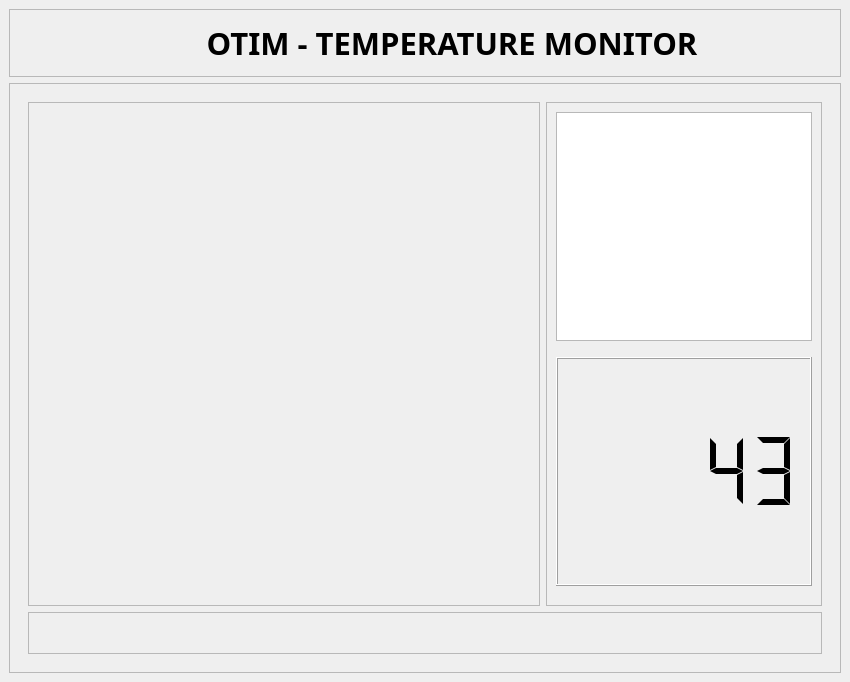
<?xml version="1.0" encoding="UTF-8"?>
<ui version="4.0">
 <class>MainWindow</class>
 <widget class="QMainWindow" name="MainWindow">
  <property name="geometry">
   <rect>
    <x>0</x>
    <y>0</y>
    <width>850</width>
    <height>682</height>
   </rect>
  </property>
  <property name="windowTitle">
   <string>MainWindow</string>
  </property>
  <widget class="QWidget" name="centralwidget">
   <layout class="QVBoxLayout" name="verticalLayout">
    <item>
     <widget class="QFrame" name="frame">
      <property name="frameShape">
       <enum>QFrame::StyledPanel</enum>
      </property>
      <property name="frameShadow">
       <enum>QFrame::Raised</enum>
      </property>
      <layout class="QHBoxLayout" name="horizontalLayout">
       <item>
        <widget class="QLabel" name="label">
         <property name="minimumSize">
          <size>
           <width>48</width>
           <height>48</height>
          </size>
         </property>
         <property name="maximumSize">
          <size>
           <width>48</width>
           <height>48</height>
          </size>
         </property>
         <property name="text">
          <string/>
         </property>
         <property name="pixmap">
          <pixmap resource="pyino_sources.qrc">:/images/temperature.png</pixmap>
         </property>
         <property name="scaledContents">
          <bool>true</bool>
         </property>
         <property name="alignment">
          <set>Qt::AlignLeading|Qt::AlignLeft|Qt::AlignVCenter</set>
         </property>
         <property name="wordWrap">
          <bool>true</bool>
         </property>
         <property name="margin">
          <number>3</number>
         </property>
        </widget>
       </item>
       <item>
        <widget class="QLabel" name="label_2">
         <property name="font">
          <font>
           <family>Ubuntu Condensed</family>
           <pointsize>23</pointsize>
           <weight>75</weight>
           <bold>true</bold>
          </font>
         </property>
         <property name="frameShape">
          <enum>QFrame::NoFrame</enum>
         </property>
         <property name="text">
          <string>OTIM - TEMPERATURE MONITOR</string>
         </property>
         <property name="alignment">
          <set>Qt::AlignCenter</set>
         </property>
        </widget>
       </item>
      </layout>
     </widget>
    </item>
    <item>
     <widget class="QFrame" name="frame_2">
      <property name="frameShape">
       <enum>QFrame::StyledPanel</enum>
      </property>
      <property name="frameShadow">
       <enum>QFrame::Raised</enum>
      </property>
      <layout class="QGridLayout" name="gridLayout_3">
       <item row="0" column="0">
        <widget class="QStackedWidget" name="stackedWidget">
         <property name="currentIndex">
          <number>1</number>
         </property>
         <widget class="QWidget" name="page_2">
          <layout class="QGridLayout" name="gridLayout">
           <item row="1" column="1">
            <widget class="QFrame" name="frame_5">
             <property name="frameShape">
              <enum>QFrame::StyledPanel</enum>
             </property>
             <property name="frameShadow">
              <enum>QFrame::Raised</enum>
             </property>
             <layout class="QHBoxLayout" name="horizontalLayout_3">
              <item>
               <spacer name="horizontalSpacer_4">
                <property name="orientation">
                 <enum>Qt::Horizontal</enum>
                </property>
                <property name="sizeHint" stdset="0">
                 <size>
                  <width>40</width>
                  <height>20</height>
                 </size>
                </property>
               </spacer>
              </item>
              <item>
               <widget class="QPushButton" name="pushButton">
                <property name="text">
                 <string/>
                </property>
                <property name="icon">
                 <iconset resource="pyino_sources.qrc">
                  <normaloff>:/images/thumb-up.png</normaloff>:/images/thumb-up.png</iconset>
                </property>
                <property name="iconSize">
                 <size>
                  <width>72</width>
                  <height>72</height>
                 </size>
                </property>
                <property name="flat">
                 <bool>true</bool>
                </property>
               </widget>
              </item>
              <item>
               <spacer name="horizontalSpacer">
                <property name="orientation">
                 <enum>Qt::Horizontal</enum>
                </property>
                <property name="sizeHint" stdset="0">
                 <size>
                  <width>307</width>
                  <height>20</height>
                 </size>
                </property>
               </spacer>
              </item>
             </layout>
            </widget>
           </item>
           <item row="0" column="0" colspan="2">
            <widget class="QTextBrowser" name="textBrowser"/>
           </item>
          </layout>
         </widget>
         <widget class="QWidget" name="page">
          <layout class="QGridLayout" name="gridLayout_2">
           <item row="0" column="3">
            <widget class="QFrame" name="frame_3">
             <property name="frameShape">
              <enum>QFrame::StyledPanel</enum>
             </property>
             <property name="frameShadow">
              <enum>QFrame::Raised</enum>
             </property>
             <layout class="QVBoxLayout" name="verticalLayout_2">
              <item>
               <widget class="QListWidget" name="listWidget">
                <property name="sizePolicy">
                 <sizepolicy hsizetype="Minimum" vsizetype="Expanding">
                  <horstretch>0</horstretch>
                  <verstretch>0</verstretch>
                 </sizepolicy>
                </property>
                <property name="layoutDirection">
                 <enum>Qt::LeftToRight</enum>
                </property>
               </widget>
              </item>
              <item>
               <spacer name="verticalSpacer_2">
                <property name="orientation">
                 <enum>Qt::Vertical</enum>
                </property>
                <property name="sizeType">
                 <enum>QSizePolicy::Preferred</enum>
                </property>
                <property name="sizeHint" stdset="0">
                 <size>
                  <width>20</width>
                  <height>10</height>
                 </size>
                </property>
               </spacer>
              </item>
              <item>
               <widget class="QLCDNumber" name="lcdNumber">
                <property name="sizePolicy">
                 <sizepolicy hsizetype="Minimum" vsizetype="Expanding">
                  <horstretch>0</horstretch>
                  <verstretch>0</verstretch>
                 </sizepolicy>
                </property>
                <property name="smallDecimalPoint">
                 <bool>true</bool>
                </property>
                <property name="digitCount">
                 <number>5</number>
                </property>
                <property name="mode">
                 <enum>QLCDNumber::Dec</enum>
                </property>
                <property name="segmentStyle">
                 <enum>QLCDNumber::Flat</enum>
                </property>
                <property name="value" stdset="0">
                 <double>43.000000000000000</double>
                </property>
                <property name="intValue" stdset="0">
                 <number>43</number>
                </property>
               </widget>
              </item>
              <item>
               <spacer name="verticalSpacer">
                <property name="orientation">
                 <enum>Qt::Vertical</enum>
                </property>
                <property name="sizeType">
                 <enum>QSizePolicy::Preferred</enum>
                </property>
                <property name="sizeHint" stdset="0">
                 <size>
                  <width>20</width>
                  <height>10</height>
                 </size>
                </property>
               </spacer>
              </item>
             </layout>
            </widget>
           </item>
           <item row="0" column="0" colspan="3">
            <widget class="QFrame" name="matplot_frame">
             <property name="sizePolicy">
              <sizepolicy hsizetype="Expanding" vsizetype="Expanding">
               <horstretch>0</horstretch>
               <verstretch>0</verstretch>
              </sizepolicy>
             </property>
             <property name="frameShape">
              <enum>QFrame::StyledPanel</enum>
             </property>
             <property name="frameShadow">
              <enum>QFrame::Raised</enum>
             </property>
            </widget>
           </item>
           <item row="1" column="0" colspan="4">
            <widget class="QFrame" name="frame_4">
             <property name="frameShape">
              <enum>QFrame::StyledPanel</enum>
             </property>
             <property name="frameShadow">
              <enum>QFrame::Raised</enum>
             </property>
             <layout class="QHBoxLayout" name="horizontalLayout_2">
              <item>
               <widget class="QPushButton" name="pushButton_3">
                <property name="text">
                 <string/>
                </property>
                <property name="icon">
                 <iconset resource="pyino_sources.qrc">
                  <normaloff>:/images/round-pause-button.svg</normaloff>:/images/round-pause-button.svg</iconset>
                </property>
                <property name="iconSize">
                 <size>
                  <width>48</width>
                  <height>48</height>
                 </size>
                </property>
                <property name="flat">
                 <bool>true</bool>
                </property>
               </widget>
              </item>
              <item>
               <widget class="QPushButton" name="play_button">
                <property name="text">
                 <string/>
                </property>
                <property name="icon">
                 <iconset resource="pyino_sources.qrc">
                  <normaloff>:/images/play-button.png</normaloff>:/images/play-button.png</iconset>
                </property>
                <property name="iconSize">
                 <size>
                  <width>48</width>
                  <height>48</height>
                 </size>
                </property>
                <property name="flat">
                 <bool>true</bool>
                </property>
               </widget>
              </item>
              <item>
               <spacer name="horizontalSpacer_2">
                <property name="orientation">
                 <enum>Qt::Horizontal</enum>
                </property>
                <property name="sizeHint" stdset="0">
                 <size>
                  <width>40</width>
                  <height>20</height>
                 </size>
                </property>
               </spacer>
              </item>
              <item>
               <spacer name="horizontalSpacer_3">
                <property name="orientation">
                 <enum>Qt::Horizontal</enum>
                </property>
                <property name="sizeHint" stdset="0">
                 <size>
                  <width>40</width>
                  <height>20</height>
                 </size>
                </property>
               </spacer>
              </item>
              <item>
               <widget class="QPushButton" name="pushButton_2">
                <property name="text">
                 <string/>
                </property>
                <property name="icon">
                 <iconset resource="pyino_sources.qrc">
                  <normaloff>:/images/left-arrow.png</normaloff>:/images/left-arrow.png</iconset>
                </property>
                <property name="iconSize">
                 <size>
                  <width>48</width>
                  <height>48</height>
                 </size>
                </property>
                <property name="flat">
                 <bool>true</bool>
                </property>
               </widget>
              </item>
             </layout>
            </widget>
           </item>
          </layout>
         </widget>
        </widget>
       </item>
      </layout>
     </widget>
    </item>
   </layout>
  </widget>
 </widget>
 <resources>
  <include location="pyino_sources.qrc"/>
 </resources>
 <connections>
  <connection>
   <sender>pushButton</sender>
   <signal>clicked()</signal>
   <receiver>MainWindow</receiver>
   <slot>change_stack_button()</slot>
   <hints>
    <hint type="sourcelabel">
     <x>474</x>
     <y>591</y>
    </hint>
    <hint type="destinationlabel">
     <x>2</x>
     <y>563</y>
    </hint>
   </hints>
  </connection>
  <connection>
   <sender>pushButton_2</sender>
   <signal>clicked()</signal>
   <receiver>MainWindow</receiver>
   <slot>change_stack_button()</slot>
   <hints>
    <hint type="sourcelabel">
     <x>790</x>
     <y>612</y>
    </hint>
    <hint type="destinationlabel">
     <x>842</x>
     <y>630</y>
    </hint>
   </hints>
  </connection>
  <connection>
   <sender>play_button</sender>
   <signal>clicked()</signal>
   <receiver>MainWindow</receiver>
   <slot>plot()</slot>
   <hints>
    <hint type="sourcelabel">
     <x>147</x>
     <y>613</y>
    </hint>
    <hint type="destinationlabel">
     <x>51</x>
     <y>677</y>
    </hint>
   </hints>
  </connection>
 </connections>
 <slots>
  <slot>change_stack_button()</slot>
  <slot>plot()</slot>
 </slots>
</ui>
